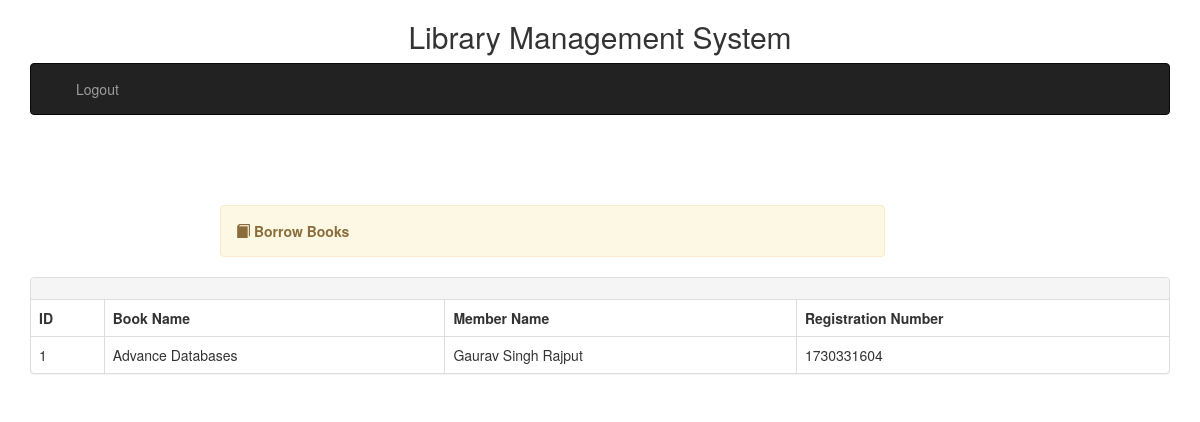
Screenshot of /borrowedbooks.php with the database file from the repository.
### tables this page shows
CREATE TABLE `borrow` (
  `borrowId` int(11) NOT NULL,
  `memberName` varchar(255) NOT NULL,
  `matricNo` varchar(10) NOT NULL,
  `bookName` varchar(255) NOT NULL,
  `borrowDate` varchar(20) NOT NULL,
  `returnDate` varchar(20) NOT NULL,
  `bookId` int(2) NOT NULL,
  `borrowStatus` int(2) NOT NULL,
  `fine` varchar(100) NOT NULL
);

### borrowedbooks.php (the view, shortened to what this page needs)
<?php
require 'includes/db-inc.php';
include "includes/header.php";
?>
<div class="container">
    <?php include "includes/nav.php"; ?>
	<div class="alert alert-warning col-lg-7 col-md-12 col-sm-12 col-xs-12 col-lg-offset-2 col-md-offset-0 col-sm-offset-1 col-xs-offset-0" style="margin-top:70px">
		<span class="glyphicon glyphicon-book"></span>
	    <strong>Borrow Books</strong>
	</div>
	</div>
	<div class="container">
		<div class="panel panel-default">
		  <div class="panel-heading">
		  	<div class="row">
			  <div class="col-lg-6 col-md-6 col-sm-12 col-xs-12 pull-right">
			  </div>
			</div>
		  </div>
		  <table class="table table-bordered">
		  <thead>
					<tr>
					<th>ID</th>
					<th>Book Name</th>
					 <th>Member Name</th>
	                  <th>Registration Number</th>
				  </tr>
					</thead>
					 <?php
					$sql = "SELECT * FROM borrow";
					$query = mysqli_query($conn, $sql);
					$counter =1;
						while($row = mysqli_fetch_array($query)){
							?>
							<tbody>
							<tr>
							<td><?php echo $counter++; ?></td>
							<td><?php echo $row['bookName'];?></td>
							 <td><?php echo $row['memberName']; ?></td>
				             <td><?php echo $row['matricNo']; ?></td>
							</tr>
							</tbody>
							<?php }
					 ?>
					 </table>
	  </div>
	</div>
</body>
</html>

### css/style.css (style rules this page uses)
body { overflow-x: hidden; }
.alert { margin-top: 40px; }

### rows the page displays
borrow: bookName "Advance Databases", memberName "Gaurav Singh Rajput", matricNo "1730331604"
